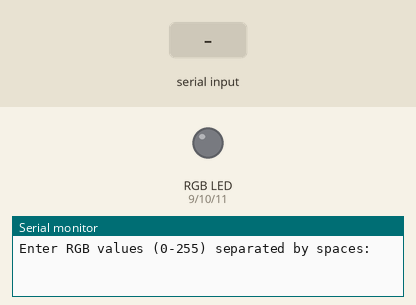
Bench run of a sketch on a simulated Arduino Uno, built with avr-gcc and run on an emulated ATmega328P. On the bench: an RGB LED mixed from three pins (HIGH = lit), the last lines printed to the serial monitor. The test bench sets the inputs (shaded band). Dim RGB values are drawn brighter than linear.

Above: at 1.2 s.
1.3 s: "90,45,200\n" received over Serial
At 2.5 s:
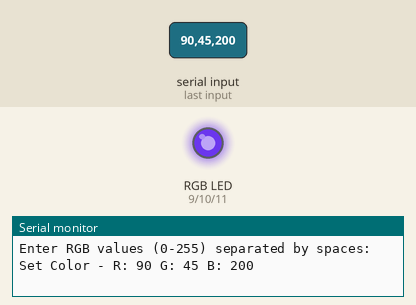
2.8 s: "30,150,10\n" received over Serial
At 3.7 s:
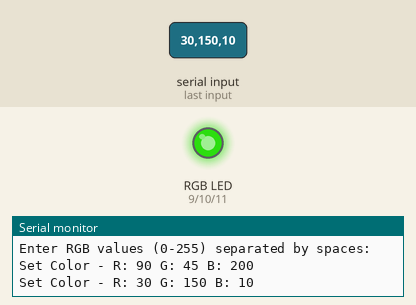
4.3 s: "90,45\n" received over Serial
At 6.5 s:
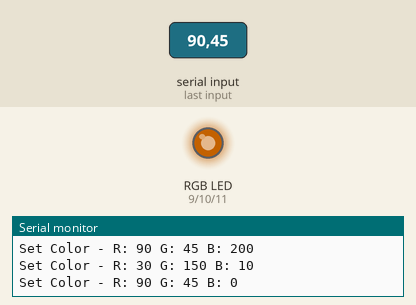
6.8 s: "30,150\n" received over Serial
At 8.5 s:
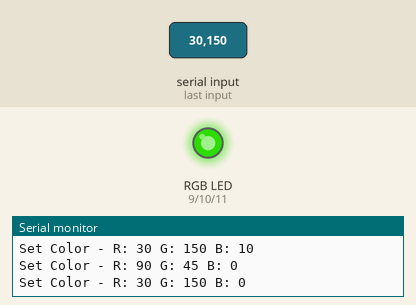
9.3 s: "90\n" received over Serial
At 12.1 s:
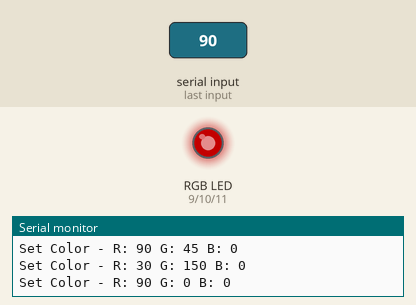
12.3 s: "200\n" received over Serial
At 15.7 s:
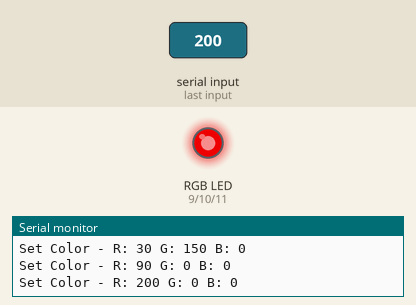
Timing chart, 0 to 16.3 s (numbered marks = the images above; inputs shaded):
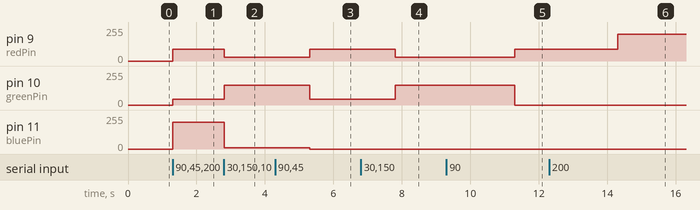

Measured:
- after the input at 1.3 s, pin 9 (redPin): 0/255 → 90/255 at once; pin 10 (greenPin): 0/255 → 45/255 at once; pin 11 (bluePin): 0/255 → 200/255 at once
- after the input at 2.8 s, pin 9 (redPin): 90/255 → 30/255 at once; pin 10 (greenPin): 45/255 → 150/255 at once; pin 11 (bluePin): 200/255 → 10/255 at once
- after the input at 4.3 s, pin 9 (redPin): 30/255 → 90/255 after 1.0 s; pin 10 (greenPin): 150/255 → 45/255 after 1.0 s; pin 11 (bluePin): 10/255 → 0/255 after 1.0 s
- after the input at 6.8 s, pin 9 (redPin): 90/255 → 30/255 after 1.0 s; pin 10 (greenPin): 45/255 → 150/255 after 1.0 s
- after the input at 9.3 s, pin 9 (redPin): 30/255 → 90/255 after 2.0 s; pin 10 (greenPin): 150/255 → 0/255 after 2.0 s
- after the input at 12.3 s, pin 9 (redPin): 90/255 → 200/255 after 2.0 s

The sketch:

RgbLedWithArduino.ino
```cpp
// Define the RGB pin connections to Arduino
const int redPin = 9;      // Pin connected to the red leg of the RGB LED
const int greenPin = 10;   // Pin connected to the green leg of the RGB LED
const int bluePin = 11;    // Pin connected to the blue leg of the RGB LED

void setup() {
  // Set all RGB pins as output so Arduino can control the LED
  pinMode(redPin, OUTPUT);
  pinMode(greenPin, OUTPUT);
  pinMode(bluePin, OUTPUT);

  // Start serial communication at 9600 baud
  Serial.begin(9600);

  // Optional: Display a startup message in Serial Monitor
  Serial.println("Enter RGB values (0-255) separated by spaces:");
}

void loop() {
  // Check if there are at least 3 numbers available to read (R, G, B)
  if (Serial.available() >= 3) {
    // Read the red, green, and blue values (each should be between 0-255)
    int r = Serial.parseInt();  // Read red component
    int g = Serial.parseInt();  // Read green component
    int b = Serial.parseInt();  // Read blue component

    // Set the RGB LED color
    setColor(r, g, b);

    // Optional: Print the received values for confirmation
    Serial.print("Set Color - R: ");
    Serial.print(r);
    Serial.print(" G: ");
    Serial.print(g);
    Serial.print(" B: ");
    Serial.println(b);
  }
}

// Function to apply the specified color to the RGB LED
// Inputs are red, green, and blue brightness values (0 to 255)

void setColor(int red, int green, int blue) {
  analogWrite(redPin, red);      // Set brightness for red
  analogWrite(greenPin, green);  // Set brightness for green
  analogWrite(bluePin, blue);    // Set brightness for blue
}
```
